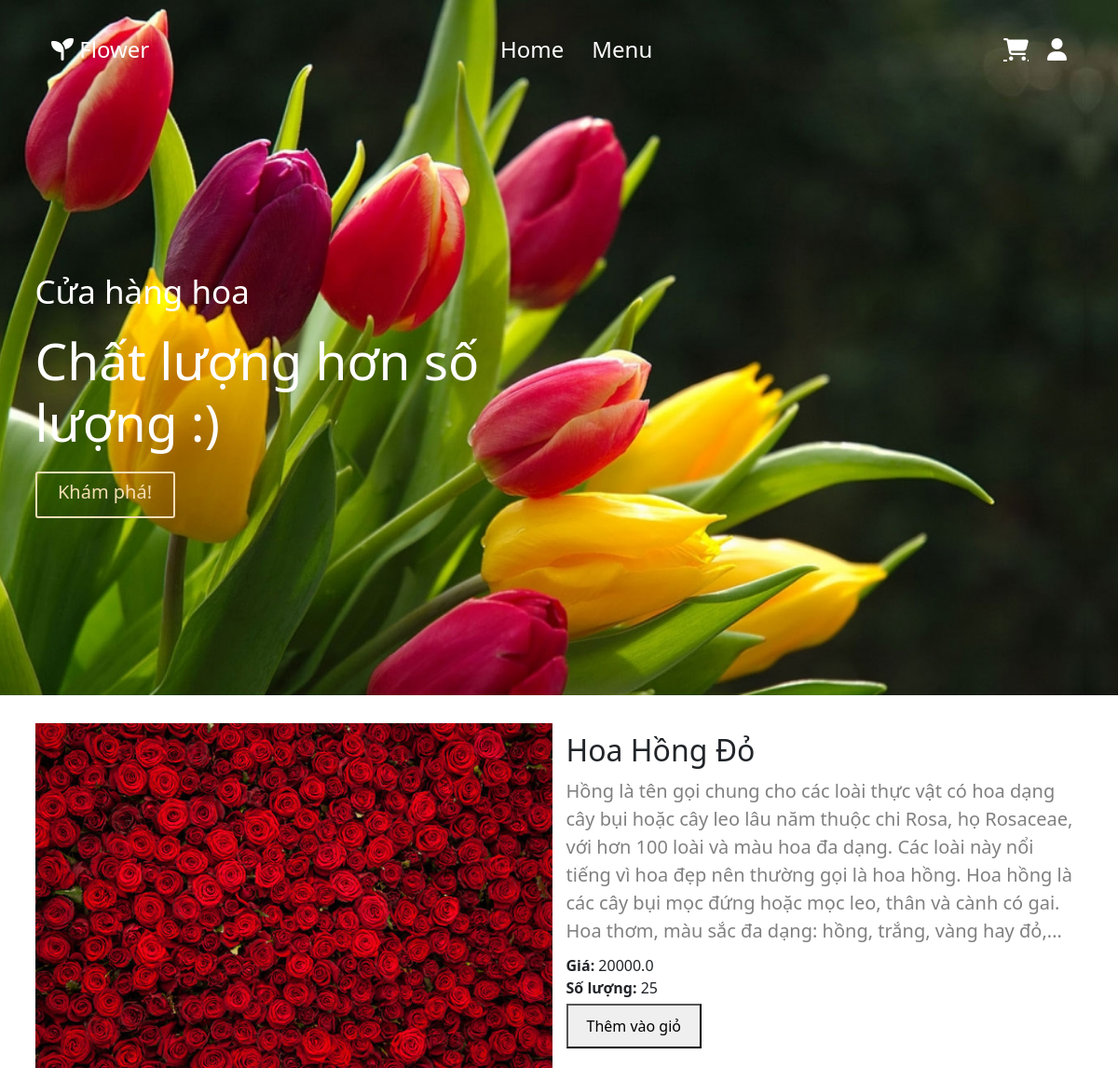
The app's page /myhome/flower_detail/1 with its own data.
### myhome/models.py (models this page shows)
class flowers (models.Model):
    ms = models.CharField(max_length=100)
    name= models.TextField()
    price = models.FloatField()
    image = models.ImageField(null=True)
    description = models.TextField()
    number = models.IntegerField()

### myhome/views.py (the view)
# urls.py: path('/flower_detail/<int:id>',views.flower_detail),
def flower_detail(request, id):
    Flower = flowers.objects.get(id=id)
    return render(request, 'nguoidung/detail_flower.html', {'flower':Flower})

### myhome/templates/nguoidung/detail_flower.html (shortened to what this page needs)
{% extends "nguoidung/base.html" %}
{% block content%}
<section id="about" class="about mt-5">
    <div class="container">
        <div class="row">
            <div class="col-12 col-md-6">
                <img src="{{flower.image.url}}" width="100%" class="img-fluid">
            </div>
            <div class="col-12 col-md-6 about-description">
                <h1>{{flower.name}}</h1>
                <p>{{flower.description}}</p>
                <div class="price" style="font-size: 16px;">
                    <strong>Giá: </strong> <span>{{flower.price}}</span>
                </div>
                <div class="number" style="font-size: 16px;">
                    <strong>Số lượng: </strong> <span>{{flower.number}}</span>
                </div>
                <button style="padding: 10px 20px; font-size: 16px; margin: 5px 0;">Thêm vào giỏ</button>
            </div>
        </div>
    </div>
</section>
{% endblock %}

### myhome/templates/nguoidung/base.html (style rules this page uses)
* { padding: 0; margin: 0; box-sizing: 0; }
:root { --border: 2px solid grey; --boxshadow: 0 5px 20px grey; --black: black; --white: white; --primary: lightblue; --lightgrey: lightgrey; --gray: gray; }
html { font-size: 10px; }
:root { --text-color: #ffffff; --bg-color: #007bff; --bg-hover: #0056b3; }
#about .about-description h1 { font-size: 3.2rem; margin: 1rem 0; }
#about .about-description p { font-size: 2rem; color: gray; margin: 1rem 0; }
.img-fluid { width: 100%; height: 100%; object-fit: cover; object-position: center center; }

### records on screen
flowers: image (picture), name "Hoa Hồng Đỏ", description "Hồng là tên gọi chung cho các loài thực vật có hoa dạng cây bụi hoặc cây leo lâu năm thuộc chi Rosa, họ Rosaceae, với hơn 100 loài và màu hoa đa dạng. Các loài này nổi tiếng vì hoa đẹp nên thường gọi là hoa hồng. Hoa hồng là các cây bụi mọc đứng hoặc mọc leo, thân và cành có gai. Hoa thơm, màu sắc đa dạng: hồng, trắng, vàng hay đỏ,...", price "20000.0", number "25"
